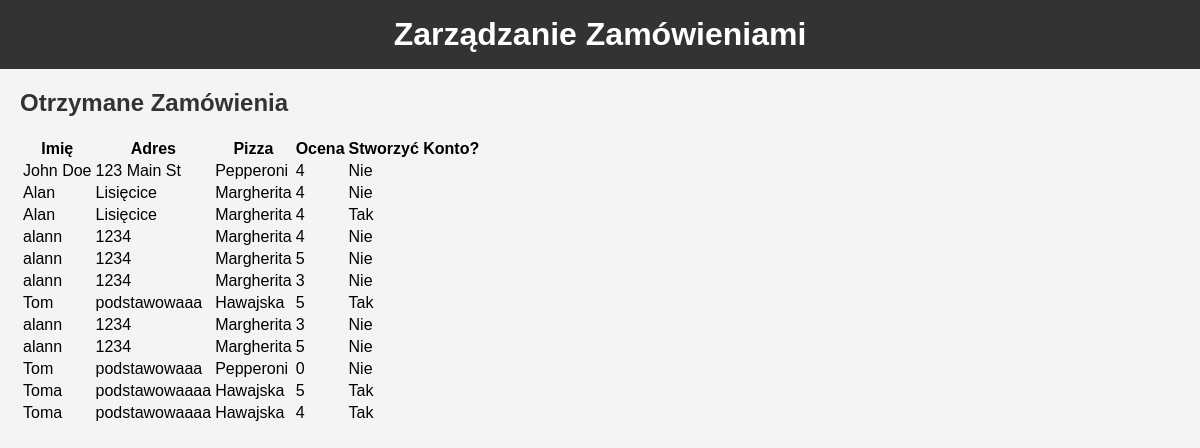
Screenshot of /orders_management.php with the database file from the repository.
### tables this page shows
CREATE TABLE `orders` (
  `id` int(11) NOT NULL,
  `name` varchar(255) DEFAULT NULL,
  `address` varchar(255) DEFAULT NULL,
  `pizza` varchar(255) DEFAULT NULL,
  `rating` int(11) DEFAULT NULL,
  `create_account` tinyint(1) DEFAULT NULL
);

### display_orders.php (the view, shortened to what this page needs)
<?php
include 'config.php';
$query = "SELECT * FROM orders";
$result = $mysqli->query($query);
if ($result->num_rows > 0) {
    while ($row = $result->fetch_assoc()) {
        echo "<tr>";
        echo "<td>{$row['name']}</td>";
        echo "<td>{$row['address']}</td>";
        echo "<td>{$row['pizza']}</td>";
        echo "<td>{$row['rating']}</td>";
        echo "<td>" . ($row['create_account'] ? 'Tak' : 'Nie') . "</td>";
        echo "</tr>";
    }
} else {
    echo "<tr><td colspan='5'>Brak zamówień.</td></tr>";
}
?>

### orders_management.php (shortened to what this page needs)
<!DOCTYPE html>
<html lang="en">
<head>
    <link rel="stylesheet" href="styles.css">
</head>
<body>
    <header>
        <h1>Zarządzanie Zamówieniami</h1>
    </header>
    <section>
        <h2>Otrzymane Zamówienia</h2>
        <table>
            <thead>
                <tr>
                    <th>Imię</th>
                    <th>Adres</th>
                    <th>Pizza</th>
                    <th>Ocena</th>
                    <th>Stworzyć Konto?</th>
                </tr>
            </thead>
            <tbody>
                <?php include 'display_orders.php'; ?>
            </tbody>
        </table>
    </section>
</body>
</html>

### styles.css (style rules this page uses)
body { font-family: Arial, sans-serif; margin: 0; padding: 0; background-color: #f4f4f4; }
header { background-color: #333; color: #fff; text-align: center; padding: 1em; position: relative; }
h1 { margin: 0; }
section { margin: 20px; }
h2 { color: #333; }

### rows the page displays
orders: name "John Doe", address "123 Main St", pizza "Pepperoni", rating "4", create_account "Nie"
orders: name "Alan", address "Lisięcice", pizza "Margherita", rating "4", create_account "Nie"
orders: name "Alan", address "Lisięcice", pizza "Margherita", rating "4", create_account "Tak"
orders: name "alann", address "1234", pizza "Margherita", rating "4", create_account "Nie"
orders: name "alann", address "1234", pizza "Margherita", rating "5", create_account "Nie"
orders: name "alann", address "1234", pizza "Margherita", rating "3", create_account "Nie"
orders: name "Tom", address "podstawowaaa", pizza "Hawajska", rating "5", create_account "Tak"
orders: name "alann", address "1234", pizza "Margherita", rating "3", create_account "Nie"
orders: name "alann", address "1234", pizza "Margherita", rating "5", create_account "Nie"
orders: name "Tom", address "podstawowaaa", pizza "Pepperoni", rating "0", create_account "Nie"
orders: name "Toma", address "podstawowaaaa", pizza "Hawajska", rating "5", create_account "Tak"
orders: name "Toma", address "podstawowaaaa", pizza "Hawajska", rating "4", create_account "Tak"
